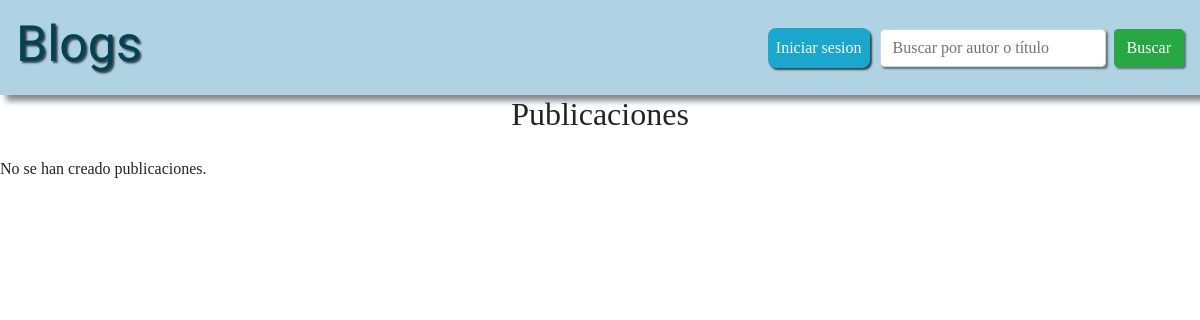
Before: / with the older database file.
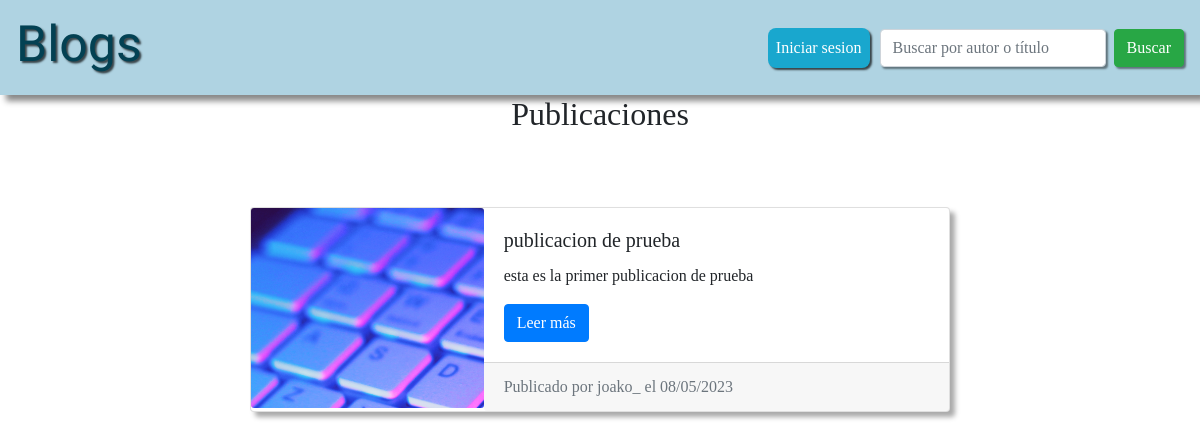
After: the same page with the newer database file.
### AppBlog/models.py (models this page shows, shortened)
class Publicaciones(models.Model):
    titulo = models.CharField(max_length=200)
    contenido = models.TextField()
    autor = models.ForeignKey(User, on_delete=models.CASCADE)
    imagen = models.ImageField(upload_to='publicaciones_imagenes', blank=True, null=True)
    fecha_publicacion = models.DateTimeField(auto_now_add=True)

### AppBlog/views.py (the view)
# urls.py: path('',lista_publicaciones, name='lista_publicaciones'),
def lista_publicaciones(request):
    publicacion = Publicaciones.objects.all()
    if publicacion:
        context = {'publicacion':publicacion}
        return render(request, 'AppBlog/lista_publicaciones.html',context=context)
    else:
        mensaje = 'No se han creado publicaciones.'
        context = {'mensaje':mensaje}
        return render(request, 'AppBlog/lista_publicaciones.html',context=context)

### AppBlog/templates/AppBlog/lista_publicaciones.html
{% extends "AppBlog/base.html" %}
{% block contenido %}
    <h2 class="text-center mb-4">Publicaciones</h2>
    {% if publicacion %}
        <div class="row">
        {% for p in publicacion %}
            <div class="col-md-12 mb-4">
                <div class="card margen-iz-der">
                    <div class="row no-gutters">
                        {% if p.imagen %}
                            <div class="col-md-4 mx-auto">
                                <img class="card-img" src="{{ p.imagen.url }}" alt="{{ p.titulo }}" style="width: 100%;">
                            </div>
                        {% endif %}
                        <div class="col-md-8">
                            <div class="card-body">
                                <h5 class="card-title">{{ p.titulo }}</h5>
                                <p class="card-text">{{ p.contenido|truncatewords:15 }}{% if p.contenido|wordcount > 15 %}...{% endif %}</p>
                                <a href="{% url 'detalle_publicacion' p.pk %}" class="btn btn-primary">Leer más</a>
                            </div>
                            <div class="card-footer text-muted">
                                Publicado por {{ p.autor }} el {{ p.fecha_publicacion|date:"d/m/Y" }}
                            </div>
                        </div>
                    </div>
                </div>
            </div>
        {% endfor %}
        </div>
    {% else %}
        <p>{{ mensaje }}</p>
    {% endif %}
{% endblock contenido %}

### AppBlog/templates/AppBlog/base.html (shortened to what this page needs)
{% load static %}
<!DOCTYPE html>
<html lang="es">
<head>
    <link rel="stylesheet" href="https://cdn.jsdelivr.net/npm/bootstrap@4.6.2/dist/css/bootstrap.min.css"
>
    <link rel="stylesheet" type="text/css" href="{% static 'AppBlog/css/style.css' %}">
</head>
<body>
    <nav class="navbar navbar-expand-md mi_nav">
        <h1 class="titulo-nav"><a href="{% url 'lista_publicaciones' %}">Blogs</a></h1>
        <div class="collapse navbar-collapse" id="collapsibleNavbar">
            <ul class="navbar-nav ml-auto">
                {% if user.is_authenticated %}
                    <li class="nav-item">
                        <span class="nav-link nombre-user">Bienvenido, {{ user.username }}</span>
                    </li>
                    <li class="nav-item">
                        <a class="nav-link" href="{% url 'logout' %}">Cerrar sesión</a>
                    </li>
                    <li class="nav-item">
                        <a class="nav-link" href="{% url 'crear_publicacion' %}">Crear publicacion</a>
                    </li>
                {% else %}
                    <li class="nav-item">
                        <a class="nav-link" href="{% url 'iniciar_sesion' %}">Iniciar sesion</a>
                    </li>
                {% endif %}
            </ul>
            <form class="form-inline" action="{% url 'buscar_titulo' %}" method="get">
                <input class="form-control mr-sm-2 barra-busqueda" type="text" name="q" placeholder="Buscar por autor o título">
                <button class="btn btn-success boton-busqueda" type="submit">Buscar</button>
            </form>
        </div>
    </nav>
    <main>
        {% block contenido %}
        {% endblock contenido %}
    </main>
</body>
</html>

### static/AppBlog/css/style.css (style rules this page uses)
* { margin: 0; padding: 0; box-sizing: border-box; font-family: 'Merriweather', serif; }
body { width: 100%; height: 100vh; }
.navbar { background-color: #AFD3E2; height: 95px; box-shadow: 6px 6px 6px #00000077; }
.titulo-nav a { text-decoration: none; color: rgb(3, 65, 83); font-size: 50px; font-family: 'Sigmar', cursive; text-shadow: 2px 2px 2px #000000af; }
nav li a { background-color: #19A7CE; margin: 10px; border-radius: 8px; color: #fff; box-shadow:2px 2px 2px #000000af; }
nav .barra-busqueda { box-shadow: 2px 2px 2px #00000073; }
nav .boton-busqueda { box-shadow: 2px 2px 2px #00000075; }
.margen-iz-der { margin-left: 250px; margin-right: 250px; box-shadow: 5px 5px 5px #00000056; }
.card-img { width: 300px; height: 200px; object-fit: cover; }
.card { margin-top: 50px; }

Changed rows visible on the page:
added Publicaciones: imagen (picture), titulo "publicacion de prueba", contenido "esta es la primer publicacion de prueba", autor "joako_", fecha_publicacion "08/05/2023"
Other visible differences:
{{ mensaje }}: "No se han creado publicaciones." → (not shown)
